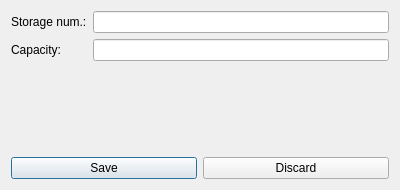
<?xml version="1.0" encoding="UTF-8"?>
<ui version="4.0">
 <class>StorageEditDialog</class>
 <widget class="QDialog" name="StorageEditDialog">
  <property name="geometry">
   <rect>
    <x>0</x>
    <y>0</y>
    <width>400</width>
    <height>190</height>
   </rect>
  </property>
  <property name="windowTitle">
   <string>Dialog</string>
  </property>
  <layout class="QVBoxLayout" name="verticalLayout">
   <item>
    <layout class="QFormLayout" name="formLayout">
     <item row="0" column="0">
      <widget class="QLabel" name="label">
       <property name="text">
        <string>Storage num.:</string>
       </property>
      </widget>
     </item>
     <item row="0" column="1">
      <widget class="QLineEdit" name="lineEdit"/>
     </item>
     <item row="1" column="0">
      <widget class="QLabel" name="label_2">
       <property name="text">
        <string>Capacity:</string>
       </property>
      </widget>
     </item>
     <item row="1" column="1">
      <widget class="QLineEdit" name="lineEdit_2"/>
     </item>
    </layout>
   </item>
   <item>
    <spacer name="verticalSpacer">
     <property name="orientation">
      <enum>Qt::Vertical</enum>
     </property>
     <property name="sizeHint" stdset="0">
      <size>
       <width>20</width>
       <height>72</height>
      </size>
     </property>
    </spacer>
   </item>
   <item>
    <layout class="QHBoxLayout" name="horizontalLayout">
     <item>
      <widget class="QPushButton" name="pushButton">
       <property name="text">
        <string>Save</string>
       </property>
      </widget>
     </item>
     <item>
      <widget class="QPushButton" name="pushButton_2">
       <property name="text">
        <string>Discard</string>
       </property>
      </widget>
     </item>
    </layout>
   </item>
  </layout>
 </widget>
 <resources/>
 <connections/>
</ui>
